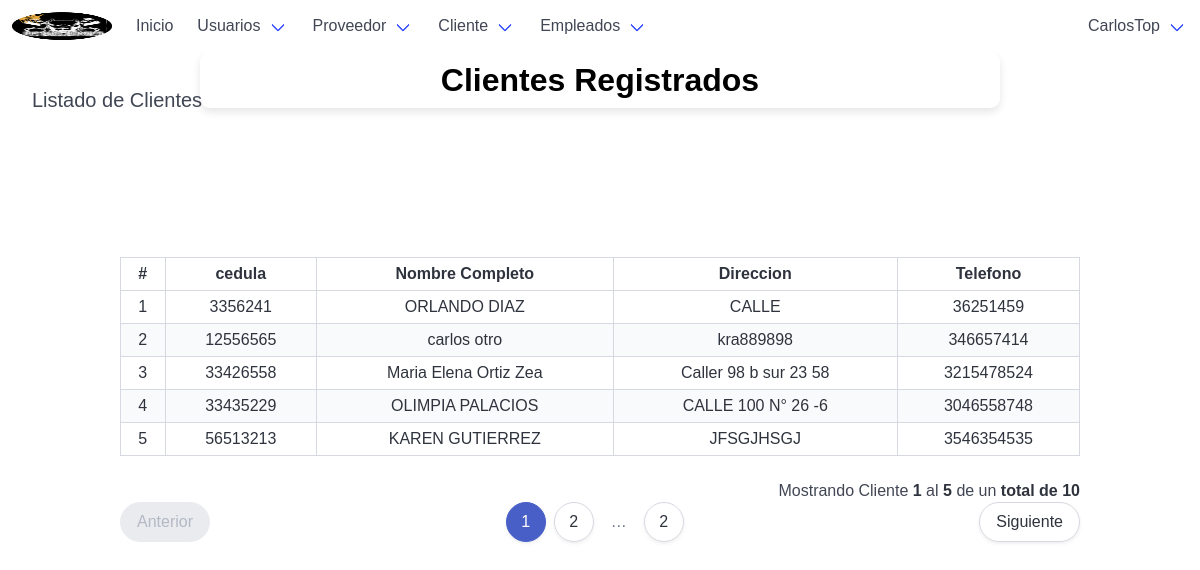
/customerList/ (signed in), run on the app's committed database.
### tables this page shows
CREATE TABLE `cliente` (
  `cedula` int(20) NOT NULL,
  `nom_cliente` varchar(50) NOT NULL,
  `ape_cliente` varchar(50) NOT NULL,
  `telefono` bigint(15) NOT NULL,
  `direccion` varchar(70) NOT NULL
);

### app/controllers/customerController.php (the view, shortened to what this page needs)
<?php
	class customerController extends mainModel{
		public function listarClienteControlador($pagina, $registros, $url, $busqueda) {
			$pagina = $this->limpiarCadena($pagina);
			$registros = $this->limpiarCadena($registros);
			$url = $this->limpiarCadena($url);
			$url = APP_URL . $url . "/";
			$busqueda = $this->limpiarCadena($busqueda);
			$tabla = "";
			$pagina = (isset($pagina) && $pagina > 0) ? (int)$pagina : 1;
			$inicio = ($pagina > 0) ? (($pagina * $registros) - $registros) : 0;
			if (isset($busqueda) && $busqueda != "") {
				$consulta_datos = "SELECT * FROM cliente WHERE (cedula LIKE '%$busqueda%' OR nom_proveedor LIKE '%$busqueda%') ORDER BY cedula ASC LIMIT $inicio, $registros";
				$consulta_total = "SELECT COUNT(cedula) FROM cliente WHERE (cedula LIKE '%$busqueda%' OR cedula LIKE '%$busqueda%')";
			} else {
				$consulta_datos = "SELECT * FROM cliente ORDER BY cedula ASC LIMIT $inicio, $registros";
				$consulta_total = "SELECT COUNT(cedula) FROM cliente";
			}
			$datos = $this->ejecutarConsulta($consulta_datos);
			$datos = $datos->fetchAll();
			$total = $this->ejecutarConsulta($consulta_total);
			$total = (int)$total->fetchColumn();
			$numeroPaginas = ceil($total / $registros);
			$tabla .= '
				<div class="table-container">
				<table class="table is-bordered is-striped is-narrow is-hoverable is-fullwidth">
					<thead>
						<tr>
							<th class="has-text-centered">#</th>
							<th class="has-text-centered">cedula</th>
							<th class="has-text-centered">Nombre Completo</th>
							<th class="has-text-centered">Direccion</th>
							<th class="has-text-centered">Telefono</th>
						</tr>
					</thead>
					<tbody>
			';
			if ($total >= 1 && $pagina <= $numeroPaginas) {
				$contador = $inicio + 1;
				$pag_inicio = $inicio + 1;
				foreach ($datos as $rows) {
					$tabla .= '
						<tr class="has-text-centered">
							<td>' . $contador . '</td>
							<td>' . $rows['cedula'] . '</td>
							<td>' . $rows['nom_cliente'] . ' '.$rows['ape_cliente'].'</td>
							<td>' . $rows['direccion'] . '</td>
							<td>' . $rows['telefono'] . '</td>
							<!--<td>
								<a href="' . APP_URL . 'customerUpdate/' . $rows['cedula'] . '/" class="button is-success is-rounded is-small">Actualizar</a>
							</td>-->
						</tr>
					';
					$contador++;
				}
				$pag_final = $contador - 1;
			}
			$tabla .= '</tbody></table></div>';
			if ($total >= 1 && $pagina <= $numeroPaginas) {
				$tabla .= '<p class="has-text-right">Mostrando Cliente <strong>' . $pag_inicio . '</strong> al <strong>' . $pag_final . '</strong> de un <strong>total de ' . $total . '</strong></p>';
				$tabla .= $this->paginadorTablas($pagina, $numeroPaginas, $url, 10);
			}
			return $tabla;
		}
	}

### app/views/css/estilos.css (style rules this page uses)
body,html { height: 100%; width: 100%; }

### app/views/css/informationshop.css (style rules this page uses)
body { margin: 0; padding: 0; font-family: Arial, sans-serif; box-sizing: border-box; overflow-x: hidden; }
p, ul, li { font-size: 1em; line-height: 1.4; }

### data on the page
cliente: cedula "3356241", nom_cliente "ORLANDO", ape_cliente "DIAZ", direccion "CALLE", telefono "36251459"
cliente: cedula "12556565", nom_cliente "carlos", ape_cliente "otro", direccion "kra889898", telefono "346657414"
cliente: cedula "33426558", nom_cliente "Maria Elena", ape_cliente "Ortiz Zea", direccion "Caller 98 b sur 23 58", telefono "3215478524"
cliente: cedula "33435229", nom_cliente "OLIMPIA", ape_cliente "PALACIOS", direccion "CALLE 100 N° 26 -6", telefono "3046558748"
cliente: cedula "56513213", nom_cliente "KAREN", ape_cliente "GUTIERREZ", direccion "JFSGJHSGJ", telefono "3546354535"

### other printed values
$_SESSION['usuario'] "CarlosTop"
$pag_inicio "1"
$pag_final "5"
$total "10"
$numeroPaginas "2"
